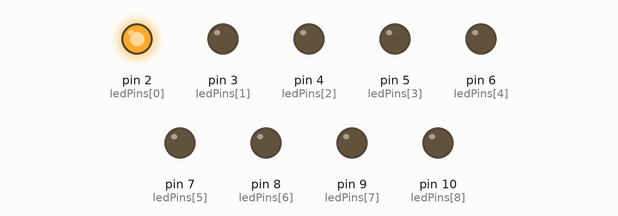
A sketch run on a simulated Arduino Uno, built with avr-gcc and run on an emulated ATmega328P. Shown: output pins drawn as LEDs (lit = HIGH).

Above: at 0.1 s.
At 1.1 s:
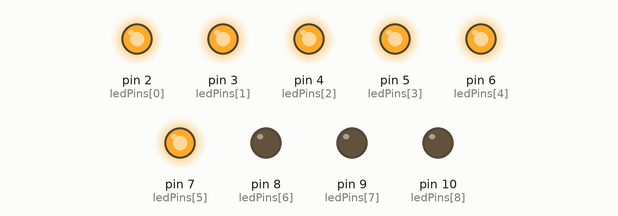
At 2.1 s:
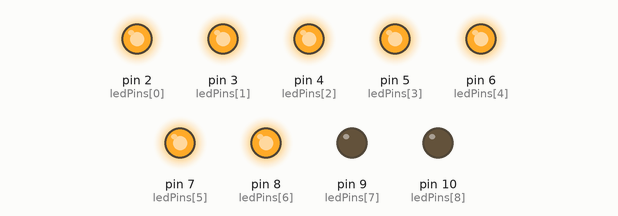
At 4.1 s:
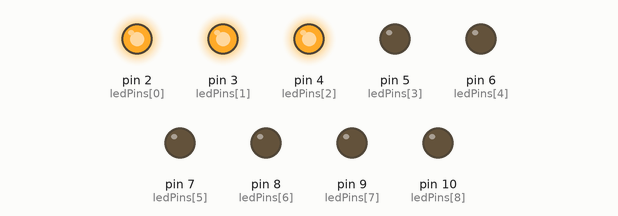
At 6.3 s:
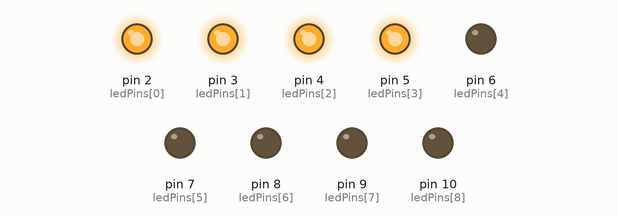
At 8.1 s:
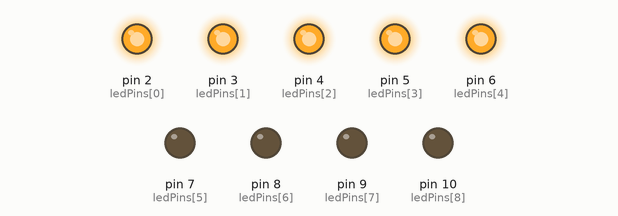
Timing chart, 0 to 8.4 s (numbered marks = the images above):
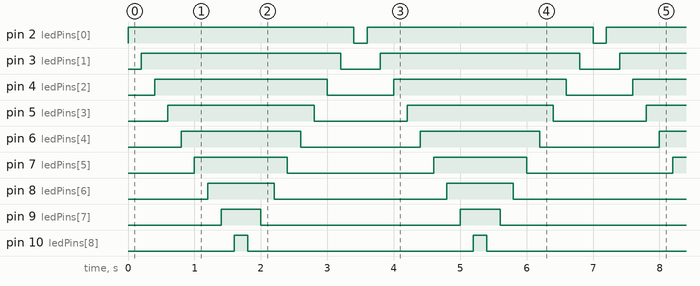

Measured:
- by itself, pin 2 (ledPins[0]): alternates HIGH for 3.4 s and LOW for 0.20 s
- by itself, pin 3 (ledPins[1]): alternates HIGH for 3.0 s and LOW for 0.60 s
- by itself, pin 4 (ledPins[2]): alternates HIGH for 2.6 s and LOW for 1.0 s
- by itself, pin 5 (ledPins[3]): alternates HIGH for 2.2 s and LOW for 1.4 s
- by itself, pin 6 (ledPins[4]): alternates HIGH for 1.8 s and LOW for 1.8 s
- by itself, pin 7 (ledPins[5]): alternates HIGH for 1.4 s and LOW for 2.2 s
- by itself, pin 8 (ledPins[6]): alternates HIGH for 1.0 s and LOW for 2.6 s
- by itself, pin 9 (ledPins[7]): alternates HIGH for 0.60 s and LOW for 3.0 s

The sketch:

blinking_led_ardx.ino
```cpp
/*     ---------------------------------------------------------
 *     |  Arduino Experimentation Kit Example Code             |
 *     |  CIRC-02 .: 8 LED Fun :. (Multiple LEDs)   |
 *     ---------------------------------------------------------
 *
 *  A few Simple LED animations
 *
 * For more information on this circuit http://tinyurl.com/d2hrud
 *
 */

//LED Pin Variables
int ledPins[] = {2,3,4,5,6,7,8,9,10}; //An array to hold the pin each LED is connected to
                                   //i.e. LED #0 is connected to pin 2, LED #1, 3 and so on
                                   //to address an array use ledPins[0] this would equal 2
                                   //and ledPins[7] would equal 9

/*
 * setup() - this function runs once when you turn your Arduino on
 * We the three control pins to outputs
 */
void setup()
{

  //Set each pin connected to an LED to output mode (pulling high (on) or low (off)
  for(int i = 0; i < 9; i++){         //this is a loop and will repeat eight times
      pinMode(ledPins[i],OUTPUT); //we use this to set each LED pin to output
  }                                   //the code this replaces is below

  /* (commented code will not run)
   * these are the lines replaced by the for loop above they do exactly the
   * same thing the one above just uses less typing
  pinMode(ledPins[0],OUTPUT);
  pinMode(ledPins[1],OUTPUT);
  pinMode(ledPins[2],OUTPUT);
  pinMode(ledPins[3],OUTPUT);
  pinMode(ledPins[4],OUTPUT);
  pinMode(ledPins[5],OUTPUT);
  pinMode(ledPins[6],OUTPUT);
  pinMode(ledPins[7],OUTPUT);
  (end of commented code)*/
}


/*
 * loop() - this function will start after setup finishes and then repeat
 * we call a function called oneAfterAnother(). if you would like a different behaviour
 * uncomment (delete the two slashes) one of the other lines
 */
void loop()                     // run over and over again
{
  oneAfterAnotherNoLoop();   //this will turn on each LED one by one then turn each off
  //oneAfterAnotherLoop();   //does the same as oneAfterAnotherNoLoop but with
                             //much less typing
  //oneOnAtATime();          //this will turn one LED on then turn the next one
                             //on turning the
                             //former off (one LED will look like it is scrolling
                             //along the line
  //inAndOut();              //lights the two middle LEDs then moves them out then back
                             //in again
}

/*
 * oneAfterAnotherNoLoop() - Will light one LED then delay for delayTime then light
 * the next LED until all LEDs are on it will then turn them off one after another
 *
 * this does it without using a loop which makes for a lot of typing.
 * oneOnAtATimeLoop() does exactly the same thing with less typing
 */
void oneAfterAnotherNoLoop(){
  int delayTime = 200; //the time (in milliseconds) to pause between LEDs
                       //make smaller for quicker switching and larger for slower
  digitalWrite(ledPins[0], HIGH);  //Turns on LED #0 (connected to pin 2 )
  delay(delayTime);                //waits delayTime milliseconds
  digitalWrite(ledPins[1], HIGH);  //Turns on LED #1 (connected to pin 3 )
  delay(delayTime);                //waits delayTime milliseconds
  digitalWrite(ledPins[2], HIGH);  //Turns on LED #2 (connected to pin 4 )
  delay(delayTime);                //waits delayTime milliseconds
  digitalWrite(ledPins[3], HIGH);  //Turns on LED #3 (connected to pin 5 )
  delay(delayTime);                //waits delayTime milliseconds
  digitalWrite(ledPins[4], HIGH);  //Turns on LED #4 (connected to pin 6 )
  delay(delayTime);                //waits delayTime milliseconds
  digitalWrite(ledPins[5], HIGH);  //Turns on LED #5 (connected to pin 7 )
  delay(delayTime);                //waits delayTime milliseconds
  digitalWrite(ledPins[6], HIGH);  //Turns on LED #6 (connected to pin 8 )
  delay(delayTime);                //waits delayTime milliseconds
  digitalWrite(ledPins[7], HIGH);  //Turns on LED #7 (connected to pin 9 )
  delay(delayTime);                //waits delayTime milliseconds
  digitalWrite(ledPins[8], HIGH);  //Turns on LED #7 (connected to pin 9 )
  delay(delayTime);                //waits delayTime milliseconds

//Turns Each LED Off
  digitalWrite(ledPins[8], LOW);  //Turns on LED #7 (connected to pin 9 )
  delay(delayTime);                //waits delayTime milliseconds
  digitalWrite(ledPins[7], LOW);  //Turns on LED #0 (connected to pin 2 )
  delay(delayTime);                //waits delayTime milliseconds
  digitalWrite(ledPins[6], LOW);  //Turns on LED #1 (connected to pin 3 )
  delay(delayTime);                //waits delayTime milliseconds
  digitalWrite(ledPins[5], LOW);  //Turns on LED #2 (connected to pin 4 )
  delay(delayTime);                //waits delayTime milliseconds
  digitalWrite(ledPins[4], LOW);  //Turns on LED #3 (connected to pin 5 )
  delay(delayTime);                //waits delayTime milliseconds
  digitalWrite(ledPins[3], LOW);  //Turns on LED #4 (connected to pin 6 )
  delay(delayTime);                //waits delayTime milliseconds
  digitalWrite(ledPins[2], LOW);  //Turns on LED #5 (connected to pin 7 )
  delay(delayTime);                //waits delayTime milliseconds
  digitalWrite(ledPins[1], LOW);  //Turns on LED #6 (connected to pin 8 )
  delay(delayTime);                //waits delayTime milliseconds
  digitalWrite(ledPins[0], LOW);  //Turns on LED #7 (connected to pin 9 )
  delay(delayTime);                //waits delayTime milliseconds

}

/*
 * oneAfterAnotherLoop() - Will light one LED then delay for delayTime then light
 * the next LED until all LEDs are on it will then turn them off one after another
 *
 * this does it using a loop which makes for a lot less typing.
 * than oneOnAtATimeNoLoop() does exactly the same thing with less typing
 */
void oneAfterAnotherLoop(){
  int delayTime = 100; //the time (in milliseconds) to pause between LEDs
                       //make smaller for quicker switching and larger for slower

//Turn Each LED on one after another
  for(int i = 0; i <= 7; i++){
    digitalWrite(ledPins[i], HIGH);  //Turns on LED #i each time this runs i
    delay(delayTime);                //gets one added to it so this will repeat
  }                                  //8 times the first time i will = 0 the final
                                     //time i will equal 7;

//Turn Each LED off one after another
  for(int i = 7; i >= 0; i--){  //same as above but rather than starting at 0 and counting u
                    //p
                                //we start at seven and count down
    digitalWrite(ledPins[i], LOW);  //Turns off LED #i each time this runs i
    delay(delayTime);                //gets one subtracted from it so this will repeat
  }                                  //8 times the first time i will = 7 the final
                                     //time it will equal 0


}

/*
 * oneOnAtATime() - Will light one LED then the next turning off all the others
 */
void oneOnAtATime(){
  int delayTime = 100; //the time (in milliseconds) to pause between LEDs
                       //make smaller for quicker switching and larger for slower

  for(int i = 0; i <= 7; i++){
    int offLED = i - 1;  //Calculate which LED was turned on last time through
    if(i == 0) {         //for i = 1 to 7 this is i minus 1 (i.e. if i = 2 we will
      offLED = 7;        //turn on LED 2 and off LED 1)
    }                    //however if i = 0 we don't want to turn of led -1 (doesn't exist)
                         //instead we turn off LED 7, (looping around)
    digitalWrite(ledPins[i], HIGH);     //turn on LED #i
    digitalWrite(ledPins[offLED], LOW); //turn off the LED we turned on last time
    delay(delayTime);
  }
}

/*
 * inAndOut() - This will turn on the two middle LEDs then the next two out
 * making an in and out look
 */
void inAndOut(){
  int delayTime = 100; //the time (in milliseconds) to pause between LEDs
                       //make smaller for quicker switching and larger for slower

  //runs the LEDs out from the middle
  for(int i = 0; i <= 3; i++){
    int offLED = i - 1;  //Calculate which LED was turned on last time through
    if(i == 0) {         //for i = 1 to 7 this is i minus 1 (i.e. if i = 2 we will
      offLED = 3;        //turn on LED 2 and off LED 1)
    }                    //however if i = 0 we don't want to turn of led -1 (doesn't exist)
                         //instead we turn off LED 7, (looping around)
    int onLED1 = 3 - i;       //this is the first LED to go on ie. LED #3 when i = 0 and LED
                    //
                             //#0 when i = 3
    int onLED2 = 4 + i;       //this is the first LED to go on ie. LED #4 when i = 0 and LED
                    //
                             //#7 when i = 3
    int offLED1 = 3 - offLED; //turns off the LED we turned on last time
    int offLED2 = 4 + offLED; //turns off the LED we turned on last time

    digitalWrite(ledPins[onLED1], HIGH);
    digitalWrite(ledPins[onLED2], HIGH);
    digitalWrite(ledPins[offLED1], LOW);
    digitalWrite(ledPins[offLED2], LOW);
    delay(delayTime);
  }

  //runs the LEDs into the middle
  for(int i = 3; i >= 0; i--){
    int offLED = i + 1;  //Calculate which LED was turned on last time through
    if(i == 3) {         //for i = 1 to 7 this is i minus 1 (i.e. if i = 2 we will
      offLED = 0;        //turn on LED 2 and off LED 1)
    }                    //however if i = 0 we don't want to turn of led -1 (doesn't exist)
                         //instead we turn off LED 7, (looping around)
    int onLED1 = 3 - i;       //this is the first LED to go on ie. LED #3 when i = 0 and LED
                    //
                             //#0 when i = 3
    int onLED2 = 4 + i;       //this is the first LED to go on ie. LED #4 when i = 0 and LED
                    //
                             //#7 when i = 3
    int offLED1 = 3 - offLED; //turns off the LED we turned on last time
    int offLED2 = 4 + offLED; //turns off the LED we turned on last time

    digitalWrite(ledPins[onLED1], HIGH);
    digitalWrite(ledPins[onLED2], HIGH);
    digitalWrite(ledPins[offLED1], LOW);
    digitalWrite(ledPins[offLED2], LOW);
    delay(delayTime);
  }
}
```
